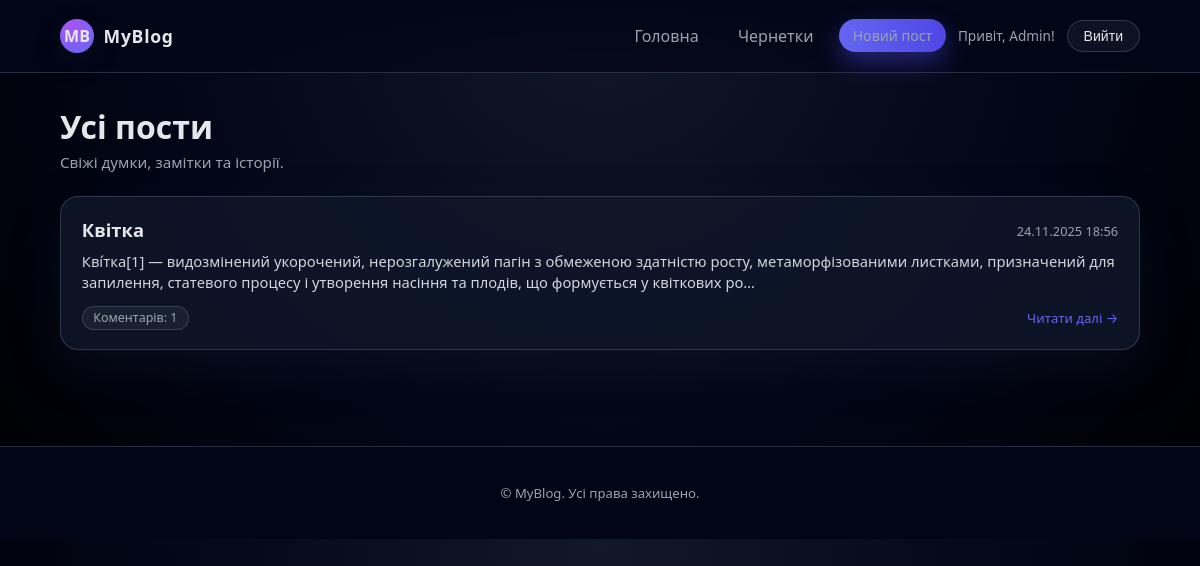
The app's page / (signed in) with its own data.
### myblog/models.py (models this page shows, shortened)
class Post(models.Model):
    author = models.ForeignKey(settings.AUTH_USER_MODEL, on_delete=models.CASCADE)
    title = models.CharField(max_length=200)
    text = models.TextField()
    created_date = models.DateTimeField(default=timezone.now)
    published_date = models.DateTimeField(blank=True, null=True)
    def all_comments(self):
        return self.comments.all()   # показує всі коментарі

class Comment(models.Model):
    post = models.ForeignKey(Post, on_delete=models.CASCADE, related_name='comments')
    author = models.CharField(max_length=200)
    text = models.TextField()
    created_date = models.DateTimeField(default=timezone.now)
    approved_comment = models.BooleanField(default=False)

### myblog/views.py (the view)
# urls.py: path('', views.post_list, name='post_list'),
def post_list(request):
    posts = Post.objects.filter(published_date__lte=timezone.now()).order_by('-published_date')
    return render(request, 'myblog/blog_home.html', {'posts': posts})

### myblog/templates/myblog/blog_home.html (shortened to what this page needs)
{% extends 'myblog/base.html' %}
{% block content %}
<section class="page-header">
    <h1>Усі пости</h1>
    <p class="page-subtitle">
        Свіжі думки, замітки та історії.
    </p>
</section>
<section class="posts-grid">
    {% for post in posts %}
        <article class="post-card">
            <a href="{% url 'post_detail' pk=post.pk %}" class="post-card-link">
                <div class="post-card-header">
                    <h2 class="post-card-title">{{ post.title }}</h2>
                    {% if post.published_date %}
                        <span class="post-card-date">
                            {{ post.published_date|date:"d.m.Y H:i" }}
                        </span>
                    {% endif %}
                </div>
                <p class="post-card-excerpt">
                    {{ post.text|striptags|truncatechars:220 }}
                </p>
                <div class="post-card-footer">
                    <span class="badge">
                        Коментарів: {{ post.all_comments|length }}
                    </span>
                    <span class="post-card-more">Читати далі →</span>
                </div>
            </a>
        </article>
    {% empty %}
        <p>Ще немає жодного поста. Будь першою, хто щось напише 😊</p>
    {% endfor %}
</section>
{% endblock %}

### myblog/templates/myblog/base.html (shortened to what this page needs)
{% load static %}
<!DOCTYPE html>
<html lang="uk">
<head>
    <link rel="stylesheet" href="{% static 'css/style.css' %}">
</head>
<body>
<header class="site-header">
    <div class="container header-inner">
        <a href="{% url 'post_list' %}" class="logo">
            <span class="logo-mark">MB</span>
            <span class="logo-text">MyBlog</span>
        </a>
        <nav class="main-nav">
            <a href="{% url 'post_list' %}">Головна</a>
            <a href="{% url 'post_draft_list' %}">Чернетки</a>
            {% if user.is_authenticated %}
                <a href="{% url 'post_new' %}" class="btn btn-primary">Новий пост</a>
                <span class="nav-username">Привіт, {{ user.username }}!</span>
                <form method="post" action="{% url 'logout' %}" class="nav-logout-form">
                    <button type="submit" class="btn btn-outline">Вийти</button>
                </form>
            {% else %}
                <a href="{% url 'login' %}" class="btn btn-outline">Увійти</a>
            {% endif %}
        </nav>
    </div>
</header>
<main class="container main-content">
    {% block content %}{% endblock %}
</main>
<footer class="site-footer">
    <div class="container footer-inner">
        <p>© {{ now|date:"Y" }} MyBlog. Усі права захищено.</p>
    </div>
</footer>
</body>
</html>

### myblog/static/css/style.css (style rules this page uses)
*, *::before, *::after { box-sizing: border-box; }
:root { --bg: #050816; --bg-elevated: #0f172a; --accent: #6366f1; --accent-soft: rgba(99,102,241,0.1); --accent-strong: #4f46e5; --danger: #ef4444; --success: #22c55e; --text: #e5e7eb; --text-muted: #9ca3af; --border: rgba(148,163,184,0.25); --radius-lg: 18px; --radius-md: 12px; --shadow-soft: 0 18px 45px rgba(15,23,42,0.45); --shadow-small: 0 8px 24px rgba(15,23,42,0.4); }
html, body { margin: 0; padding: 0; font-family: system-ui, -apple-system, BlinkMacSystemFont, "Segoe UI", sans-serif; background: radial-gradient(circle at top, #111827 0, #020617 55%, #000 100%); color: var(--text); }
.container { width: 100%; max-width: 1080px; margin: 0 auto; padding: 0 1.5rem; }
.site-header { position: sticky; top: 0; z-index: 20; backdrop-filter: blur(18px); background: linear-gradient(to bottom, rgba(2,6,23,0.95), rgba(2,6,23,0.75)); border-bottom: 1px solid var(--border); }
.header-inner { display: flex; justify-content: space-between; align-items: center; padding: 1.1rem 0; }
.logo { display: flex; align-items: center; gap: 0.6rem; text-decoration: none; color: var(--text); }
.logo-mark { width: 34px; height: 34px; border-radius: 50%; background: radial-gradient(circle at 30% 20%, #a855f7, #6366f1); box-shadow: var(--shadow-small); display: flex; align-items: center; justify-content: center; font-weight: 700; }
.logo-text { font-size: 1.1rem; font-weight: 600; letter-spacing: .04em; }
.main-nav { display: flex; align-items: center; gap: 0.75rem; }
.main-nav a { text-decoration: none; color: var(--text-muted); padding: 0.45rem 0.85rem; border-radius: 999px; transition: .2s; }
.nav-logout-form { display: inline-block; margin: 0; }
.nav-logout-form button { margin: 0; }
.nav-username { font-size: 0.85rem; color: var(--text-muted); }
.btn { padding: 0.45rem 1rem; border-radius: 999px; font-size: 0.88rem; font-weight: 500; text-decoration: none; border: none; cursor: pointer; transition: .2s; }
.btn-primary { background: linear-gradient(to right, var(--accent), var(--accent-strong)); color: white; box-shadow: 0 10px 25px rgba(79,70,229,.45); }
.btn-outline { border: 1px solid var(--border); color: var(--text); background: rgba(255,255,255,0.05); }
.main-content { padding: 2rem 0 3rem; }
.page-header { margin-bottom: 1.5rem; }
.page-header h1 { margin: 0 0 .3rem; font-size: 2rem; }
.page-subtitle { margin: 0; font-size: .95rem; color: var(--text-muted); }
.posts-grid { display: grid; gap: 1.4rem; grid-template-columns: repeat(auto-fit, minmax(260px, 1fr)); }
.post-card { background: rgba(15,23,42,.85); border-radius: var(--radius-lg); border: 1px solid var(--border); padding: 1.2rem 1.3rem; position: relative; transition: .25s; box-shadow: var(--shadow-soft); }
.post-card-link { text-decoration: none; color: inherit; display: block; }
.post-card-header { display: flex; justify-content: space-between; align-items: center; }
.post-card-title { margin: 0 0 .2rem; font-size: 1.15rem; }
.post-card-date { font-size: .8rem; color: var(--text-muted); }
.post-card-excerpt { margin: .4rem 0 .75rem; color: #d1d5db; font-size: .92rem; line-height: 1.45; }
.post-card-footer { display: flex; justify-content: space-between; align-items: center; font-size: .82rem; }
.post-card-more { color: var(--accent); }
.badge { padding: 0.15rem 0.65rem; border-radius: 999px; font-size: .78rem; background: rgba(255,255,255,.05); border: 1px solid var(--border); color: var(--text-muted); }
.site-footer { background: rgba(2,6,23,.95); padding: 1.5rem 0; border-top: 1px solid var(--border); margin-top: 3rem; }
.footer-inner { text-align: center; font-size: .82rem; color: var(--text-muted); }

### records on screen
Post: title "Квітка", published_date "24.11.2025 18:56", text "Кві́тка[1] — видозмінений укорочений, нерозгалужений пагін з обмеженою здатністю росту, метаморфізованими листками, призначений для запилення, статевого процесу і утворення насіння та плодів, що формується у квіткових ро…", all_comments|length "1"

### other values on screen
{{ user.username }} "Admin"
